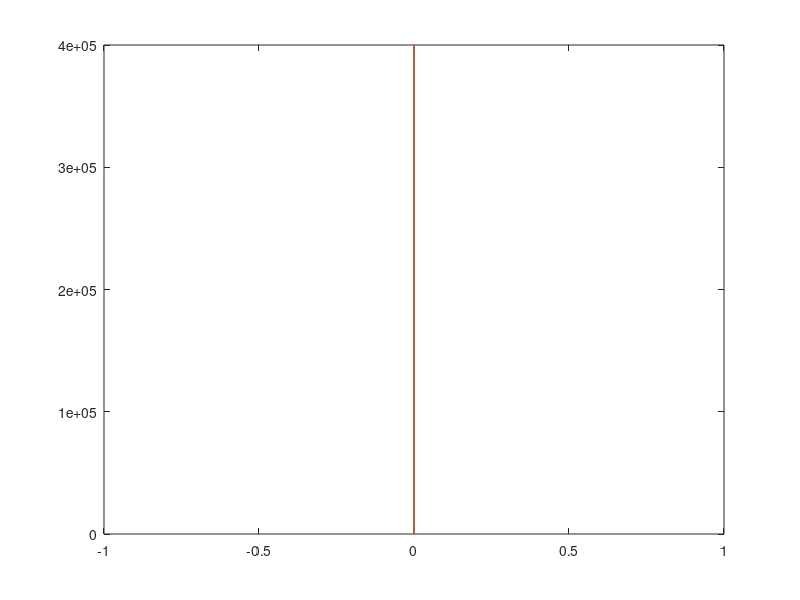

MATLAB code to generate this figure: (Note: this script raises an error after producing the figure.)
% Initialise run variables
divRate = 0.25;
probSym = 0.22; 
prolifDiffRatio = 0.5;
prolifRate=(divRate*probSym*(1-prolifDiffRatio)); % birth rate coefficient
diffRate=(divRate*probSym*prolifDiffRatio); % death rate coefficient
asymRate=(divRate*(1-probSym)); % rate of asymmetric division
X = 400000; % for this model equilibrium population is equal to prolif rate / diff rate
runs = 1;
extinctArray = zeros(runs,1);  % array to contain extinction time

for k=1:runs
    N=1000000; % Number of jumps
    t=zeros(N,1);  % array containing time
    dt=zeros(N,1); % array containing time intervals
    z=zeros(N,2);  % state variable array (contains population)
    z(2,:)=X;    % initial values input into first array of state variabl array
    for i=2:N
        if z(i-1) == 0
            fprintf("Extincition occurred at %d\n", t(i-1));
            extinctArray(k) = t(i-1);
            break
        else
        x=z(i-1,1); % set previous pop of stem cells as current size
        rates=[prolifRate*x asymRate*x diffRate*x*x]; %set birth and death rates based on current pop
        R=[1 0 -1]; % set change in pop size for each of the two rates
        lam=sum(rates); % calculate the total rate. Parameter of expo. dist. used to determine next event is the total rate of all possible events
        dt(i-1)= -log(rand)/lam; %set time interval based on the exponenetial distribution
        t(i)=t(i-1)+dt(i-1); %update time array
        rates=rates/lam; %normalise the rates
        reac=1+sum(rand>cumsum(rates)); %determine which event occured based on normalised rates
        z(i,:)=z(i-1,:)+R(:,reac)'; %update pop size based on event that occured
        end
    end
    plot(t, z);
    hold on
end

disp(extinctArray);
histogram(extinctArray, 'Normalization','probability')



% Generate weighted mean (last element not used)
% transpose(dt)*z/sum(dt)

% Generate weighted sum of squares (last element not used)
% var(z,dt)
